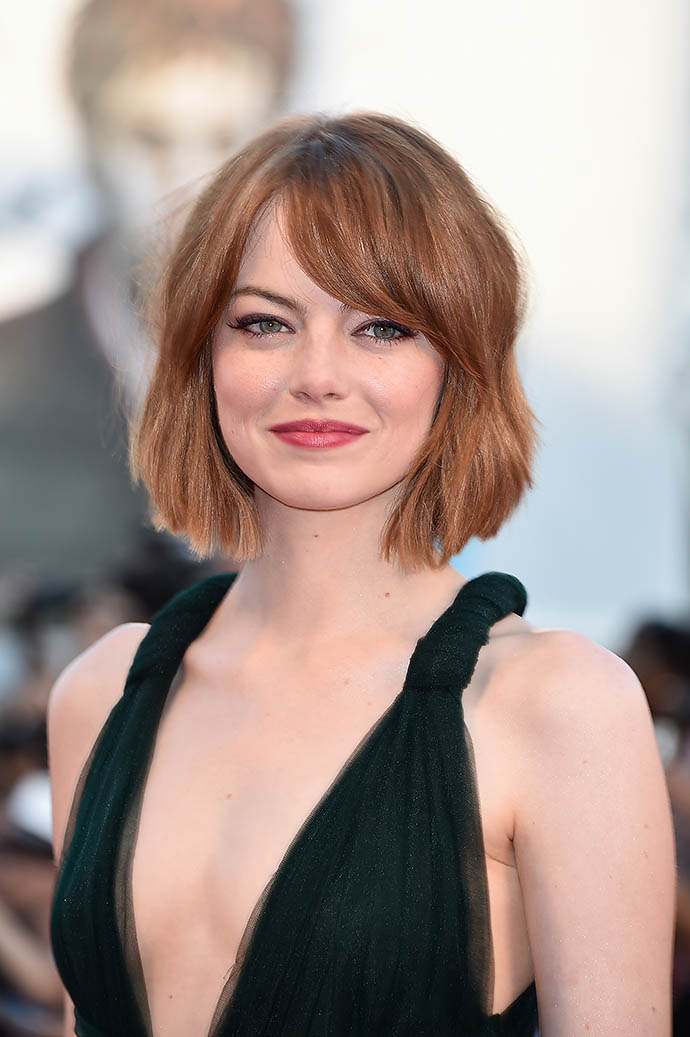
#> input picture emma.jpeg, 690 x 1037 px, found by its file name
$ python clahe.py
#> lines starting #> are read from the running program, lines starting #| are printed output that depends on the picture
#> further down, image is the input picture: shape (1037, 690, 3); mean R, G, B 163.5, 145.7, 139.2
import numpy as np
import matplotlib.pyplot as plt
from skimage import io

def interpolate(bin, LU, RU, LB, RB, X, Y):
    subIm = np.zeros(bin.shape)
    num = X * Y
    for col in range(X):
        invX = X - col
        for row in range(Y):
            invY = Y - row
            val = bin[col, row].astype(int)
            subIm[col, row] = np.floor(
                (invX * (invY * LU[val] + row * RU[val]) + col * (invY * LB[val] + row * RB[val])) / float(num))
    return subIm

def makeHist(img, clipLimit, Bins=128, x=0, y=0):
#> called with clipLimit = 8, Bins = 0, x = 0, y = 0
    row, column = img.shape
#> row = 1037; column = 690

    Bins = max(Bins, 128)
    if x == 0:
        xsz = 32
        ysz = 32
        x = np.ceil(row / xsz).astype(int)  # 240
#> x = 33
        excX = int(xsz * (x - row / xsz))
#> excX = 19
        y = np.ceil(column / ysz).astype(int)  # 320
#> y = 22
        excY = int(ysz * (y - column / ysz))
#> excY = 14
        if excX != 0:
            img = np.append(img, np.zeros((excX, img.shape[1])).astype(int), axis=0)
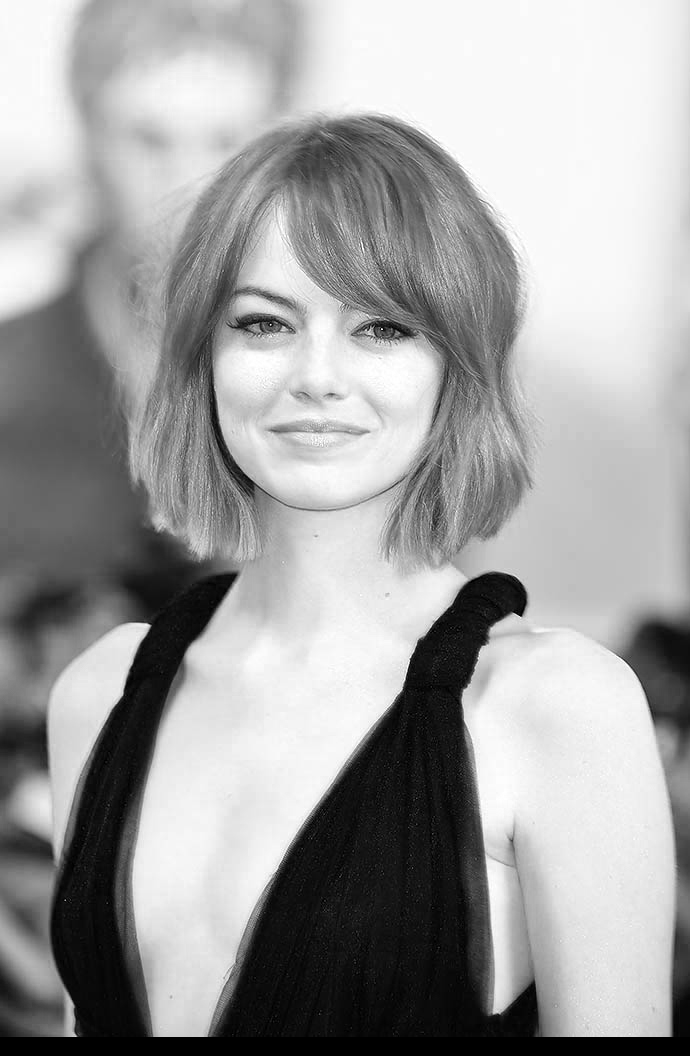
#> img: shape (1056, 690) int64; min 0, max 255, mean 160.5
        if excY != 0:
            img = np.append(img, np.zeros((img.shape[0], excY)).astype(int), axis=1)
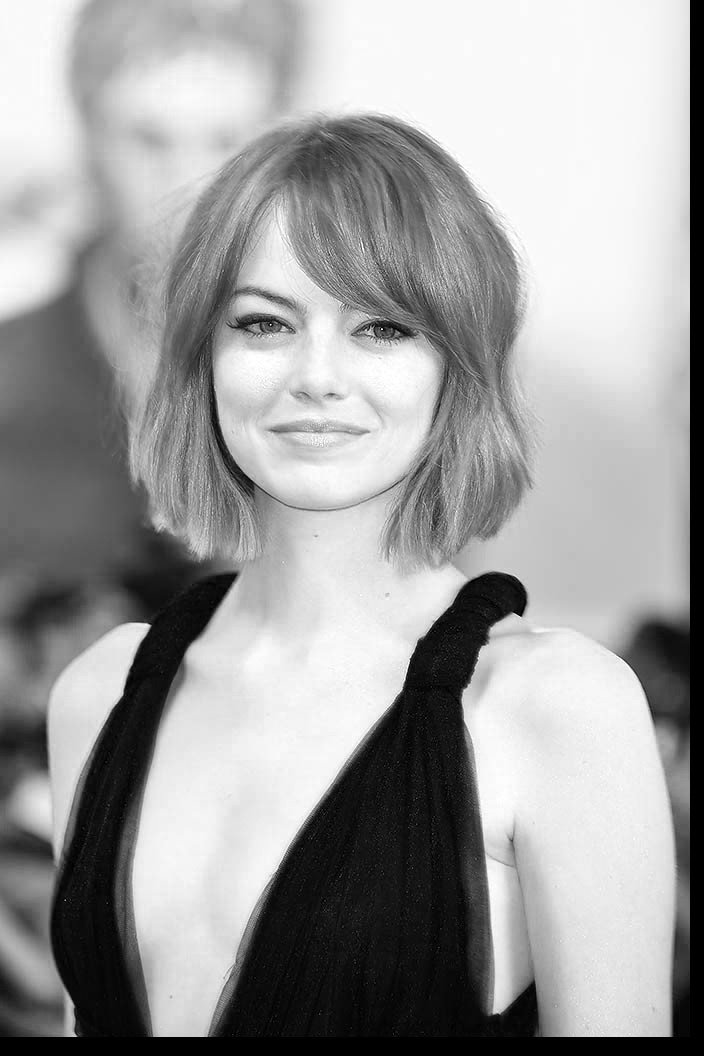
#> img: shape (1056, 704) int64; min 0, max 255, mean 157.4
    else:
        xsz = round(row / x)
        ysz = round(column / y)

    minVal = 0
    maxVal = 255

    binSz = np.floor(1 + (maxVal - minVal) / float(Bins))
    LUT = np.floor((np.arange(minVal, maxVal + 1) - minVal) / float(binSz))

    bins = LUT[img]
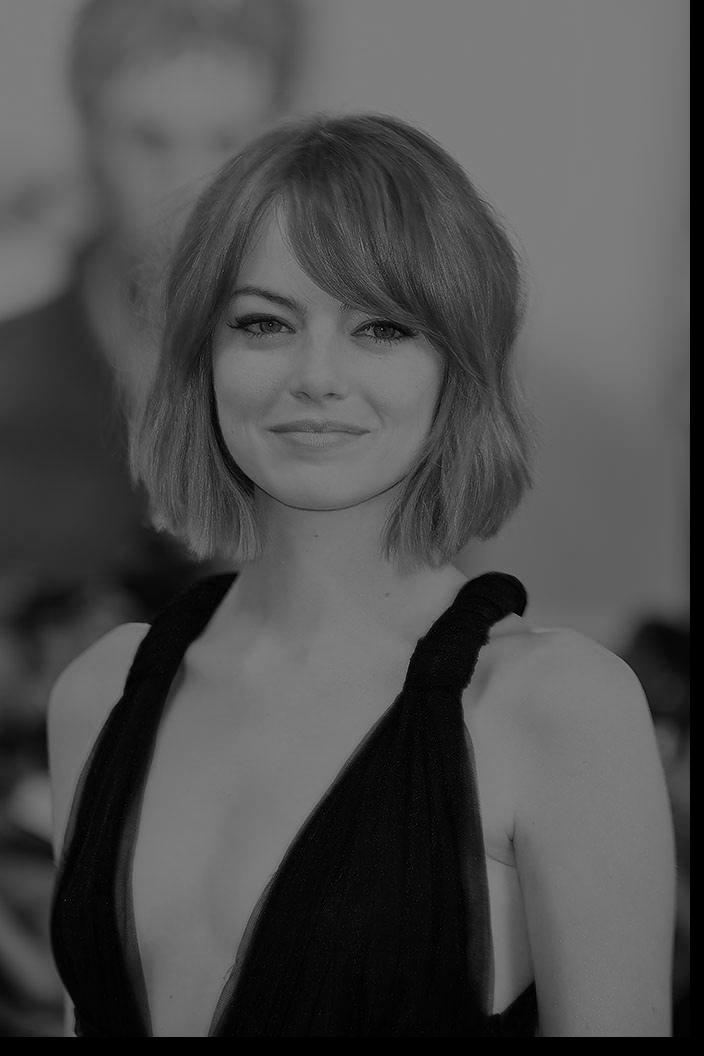
#> bins: shape (1056, 704) float64; min 0, max 127, mean 78.4
    hist = np.zeros((x, y, Bins))
    print(x, y, hist.shape)
#| 33 22 (33, 22, 128)
    for i in range(x):
        for j in range(y):
            bin_ = bins[i * xsz:(i + 1) * xsz, j * ysz:(j + 1) * ysz].astype(int)
            for i1 in range(xsz):
                for j1 in range(ysz):
                    hist[i, j, bin_[i1, j1]] += 1


if __name__ == '__main__':
    image = io.imread('emma.jpeg')
    hist = makeHist(image[:, :, 0], 8, 0, 0)

    fig, axs = plt.subplots(1, 2, figsize=(200, 100))
    axs[0].imshow(image[:, :, 0], cmap='gray')
    plt.show()
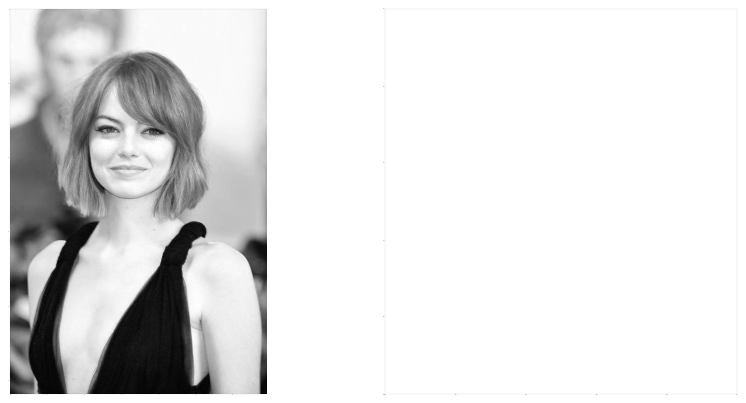
#> figure drawn by matplotlib, 1 panel
